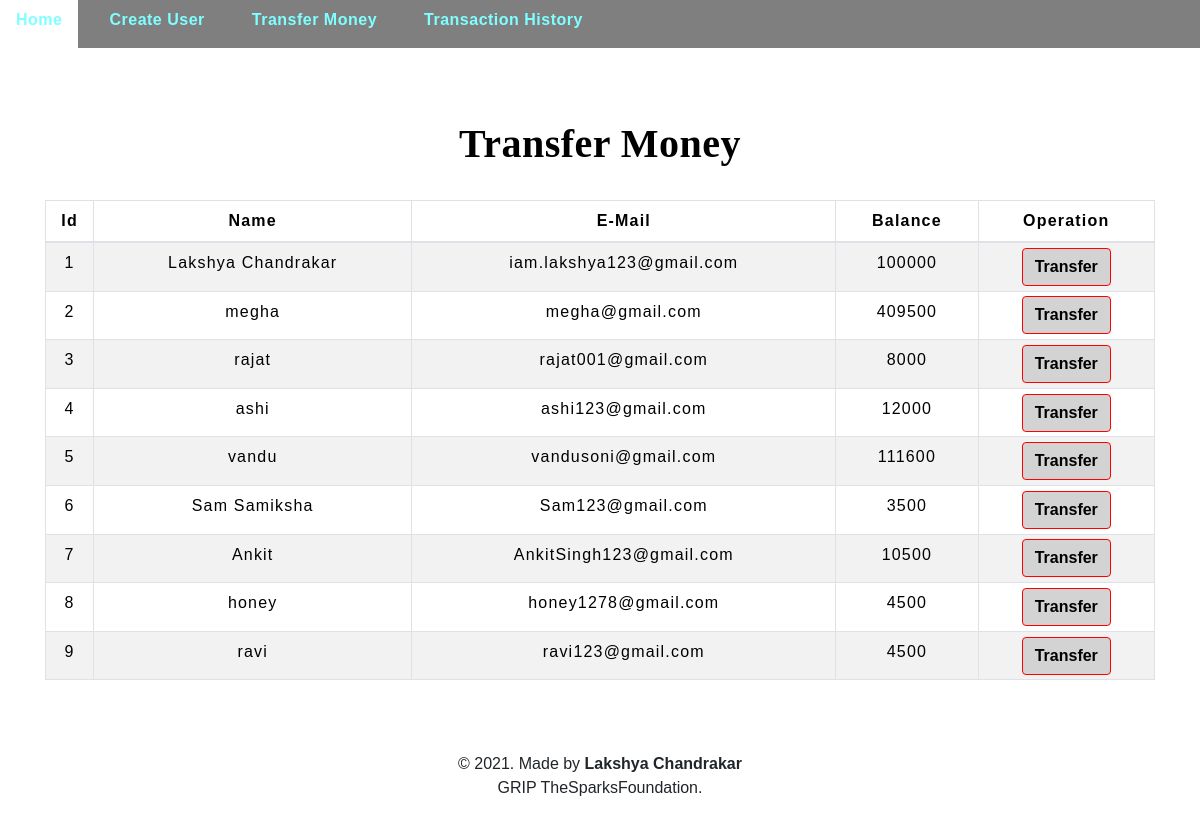
The app's page /transfermoney.php with its own data.
### tables this page shows
CREATE TABLE `users` (
  `id` int(20) NOT NULL,
  `name` char(24) NOT NULL,
  `email` varchar(25) NOT NULL,
  `balance` int(8) NOT NULL,
  `operation` int(8) NOT NULL
);

### transfermoney.php (the view, shortened to what this page needs)
<!DOCTYPE html>
<html lang="en">
<head>
    <link rel="stylesheet" href="https://maxcdn.bootstrapcdn.com/bootstrap/4.0.0/css/bootstrap.min.css">
    <link rel="stylesheet" type="text/css" href="css/table.css">
    <link rel="stylesheet" type="text/css" href="css/navbar.css">
</head>
<body style="background-image: url('https://cba.ca/Assets/CBA/Images/Article/tiles/tile_rowHouses.jpg');">
    <?php
    include 'config.php';
    $sql = "SELECT * FROM users";
    $result = mysqli_query($conn, $sql);
    ?>
    <?php
    include 'navbar.php';
    ?>
    <br><br><br><br>
    <div class=" container">
        <h2 class="text-center pt-4" style="color : black; font-weight: bold;">Transfer Money</h2>
        <br>
        <div class="row">
            <div class="col">
                <div class="table-responsive-sm">
                    <table class="table table-hover table-sm table-striped table-condensed table-bordered" style="border-color:black;">
                        <thead style="color : black;">
                            <tr>
                                <th scope="col" class="text-center py-2">Id</th>
                                <th scope="col" class="text-center py-2">Name</th>
                                <th scope="col" class="text-center py-2">E-Mail</th>
                                <th scope="col" class="text-center py-2">Balance</th>
                                <th scope="col" class="text-center py-2">Operation</th>
                            </tr>
                        </thead>
                        <tbody>
                            <?php
                            if (isset($result)) {
                            while ($rows = mysqli_fetch_assoc($result)) {
                            ?>
                                <tr style="color : black;">
                                    <td class="center py-2"><?php echo (isset($rows['id']) ? $rows['id'] : ''); ?></td>
                                    <td class="center py-2"><?php echo (isset($rows['name']) ? $rows['name'] : ''); ?></td>
                                    <td class="center py-2"><?php echo (isset($rows['email']) ? $rows['email'] : ''); ?></td>
                                    <td class="center py-2"><?php echo (isset($rows['balance']) ? $rows['balance'] : ''); ?></td>
                                    <td><a href="selecteduserdetail.php?id= <?php echo $rows['id']; ?>"> <button type="button" class="btn" style="background-color : lightgray; border-radius: 10; border-color: red; font-weight: bolder;">Transfer</button></a></td>
                                </tr>
                            <?php
                            }
                        }
                            ?>
                        </tbody>
                    </table>
                </div>
            </div>
        </div>
    </div>
    <footer class="text-center mt-5 py-2">
        <p>&copy 2021. Made by <b>Lakshya Chandrakar</b><br>GRIP TheSparksFoundation.</p>
    </footer>
</body>
</html>

### css/table.css (style rules this page uses)
* { padding: 0; margin: 0; box-sizing: border-box; font-family: sans-serif; }
h2 { font-size: 40px; }
table { letter-spacing: 1.2px; }
td { text-align: center; }
button { border:none; background: #eb6f6f; transition: 1s; }

### css/navbar.css (style rules this page uses)
h2 { color: #990000; letter-spacing: 0.5px; font-family: Georgia, 'Times New Roman', Times, serif; }

### transfermoney.php (style rules this page uses)
button { transition: 1.5s; }

### navbar.php (style rules this page uses)
body { margin: 0; }

### records on screen
users: id "1", name "Lakshya Chandrakar", email "iam.lakshya123@gmail.com", balance "100000"
users: id "2", name "megha", email "megha@gmail.com", balance "409500"
users: id "3", name "rajat", email "rajat001@gmail.com", balance "8000"
users: id "4", name "ashi", email "ashi123@gmail.com", balance "12000"
users: id "5", name "vandu", email "vandusoni@gmail.com", balance "111600"
users: id "6", name "Sam Samiksha", email "Sam123@gmail.com", balance "3500"
users: id "7", name "Ankit", email "AnkitSingh123@gmail.com", balance "10500"
users: id "8", name "honey", email "honey1278@gmail.com", balance "4500"
users: id "9", name "ravi", email "ravi123@gmail.com", balance "4500"
